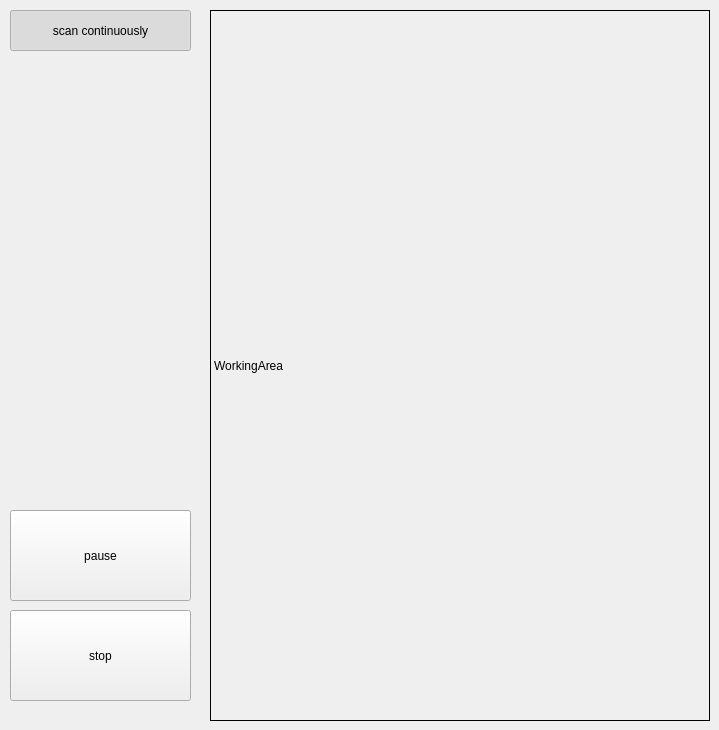
    <widget class="QWidget" name="tab">
     <attribute name="title">
      <string>Brain Dice</string>
     </attribute>
     <widget class="QLabel" name="cnc_area">
      <property name="geometry">
       <rect>
        <x>210</x>
        <y>10</y>
        <width>500</width>
        <height>711</height>
       </rect>
      </property>
      <property name="mouseTracking">
       <bool>true</bool>
      </property>
      <property name="frameShape">
       <enum>QFrame::Box</enum>
      </property>
      <property name="text">
       <string>WorkingArea</string>
      </property>
     </widget>
     <widget class="QPushButton" name="pause">
      <property name="geometry">
       <rect>
        <x>10</x>
        <y>510</y>
        <width>181</width>
        <height>91</height>
       </rect>
      </property>
      <property name="text">
       <string>pause</string>
      </property>
      <property name="checkable">
       <bool>true</bool>
      </property>
     </widget>
     <widget class="QPushButton" name="stop">
      <property name="geometry">
       <rect>
        <x>10</x>
        <y>610</y>
        <width>181</width>
        <height>91</height>
       </rect>
      </property>
      <property name="text">
       <string>stop</string>
      </property>
      <property name="checkable">
       <bool>false</bool>
      </property>
     </widget>
     <widget class="QPushButton" name="scan_continuosly">
      <property name="geometry">
       <rect>
        <x>10</x>
        <y>10</y>
        <width>181</width>
        <height>41</height>
       </rect>
      </property>
      <property name="text">
       <string>scan continuously</string>
      </property>
      <property name="checkable">
       <bool>true</bool>
      </property>
      <property name="checked">
       <bool>true</bool>
      </property>
     </widget>
    </widget>
